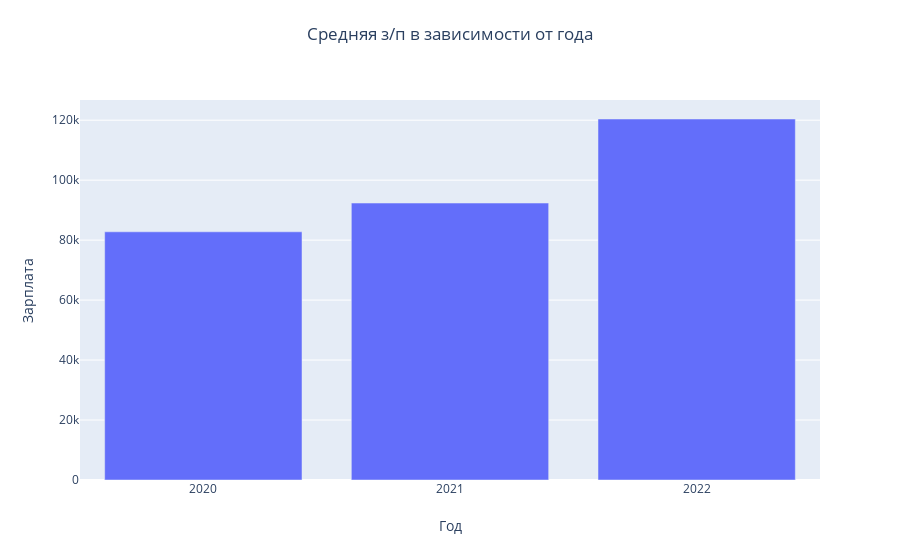

The notebook cell saved with this chart:
### Markdown cell above
На данном графике видим, что большее количество заработных плат расположено в промежутке от 60 тысяч до 150т

### Code cell
# Теперь построим столбчатую диаграмму распределения по годам
bar_data3 = data[data['salary']<300000].groupby('work_year', as_index=False).mean()
fig = px.bar(
    data_frame=bar_data3, # data_frame - DataFrame, содержащий данные
    x='work_year', # x - столбец, по которому строится столбчатая диаграмма (год)
    y='salary', # y - столбец, по которому строится столбчатая диаграмма (зарплаты)
    title='Средняя з/п в зависимости от года' # title - заголовок столбчатой диаграммы
)

# Настройка подписей для осей x и y
fig.update_layout(
    xaxis_title='Год',
    xaxis_title_standoff=25,  # Расстояние между названием оси x и графиком    
    yaxis_title = 'Зарплата',
    title_x=0.5,  # Положение названия графика по горизонтали (центр)
    title_y=0.95  # Положение названия графика по вертикали (сверху)
)

# Установка значений для оси x
fig.update_xaxes(
    tickmode='array',  # Установка режима отображения значений
    tickvals=bar_data3['work_year']  # Массив годов для отображения на оси x
)

# Отображение графика
pyo.iplot(fig)

### Figure 1 — Plotly figure (JSON) as saved in the notebook; plotly's stock layout.template omitted (floating-point values rounded to 4 significant figures)
{"data": [{"alignmentgroup": "True", "hovertemplate": "work_year=%{x}<br>salary=%{y}<extra></extra>", "legendgroup": "", "marker": {"color": "#636efa", "pattern": {"shape": ""}}, "name": "", "offsetgroup": "", "orientation": "v", "showlegend": false, "textposition": "auto", "type": "bar", "x": [2020, 2021, 2022], "xaxis": "x", "y": [82780.0, 92360.0, 120400.0], "yaxis": "y"}], "layout": {"barmode": "relative", "legend": {"tracegroupgap": 0}, "title": {"text": "Средняя з/п в зависимости от года", "x": 0.5, "y": 0.95}, "xaxis": {"anchor": "y", "domain": [0, 1], "tickmode": "array", "tickvals": [2020, 2021, 2022], "title": {"standoff": 25, "text": "Год"}}, "yaxis": {"anchor": "x", "domain": [0, 1], "title": {"text": "Зарплата"}}}}
